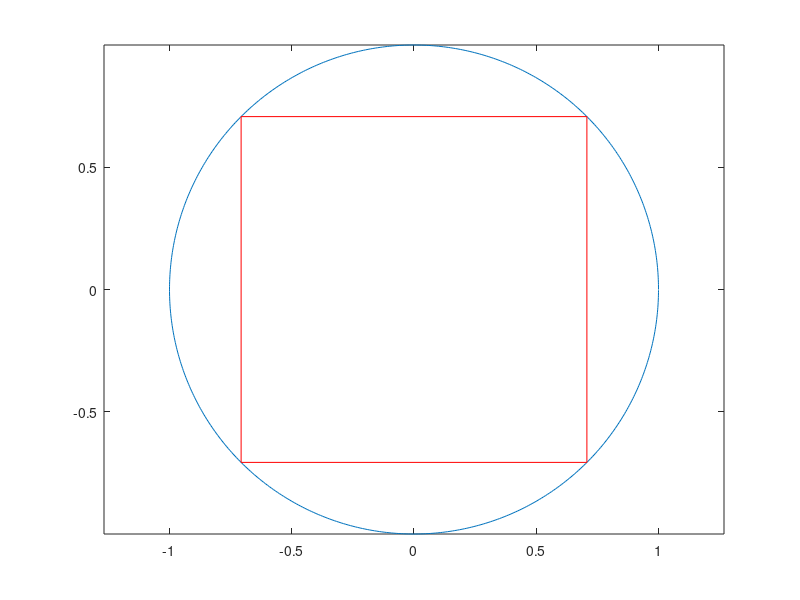

Write the MATLAB code that produced this figure.
r = 1;
theta = 0:0.01:2*pi;

xcircle = r*cos(theta);
ycircle = r*sin(theta);

a = r / sqrt(2);

xsquare = [a -a -a  a a];
ysquare = [a  a -a -a a];

figure;
plot(xcircle, ycircle);
hold on;
plot(xsquare, ysquare, 'r');
axis equal;
